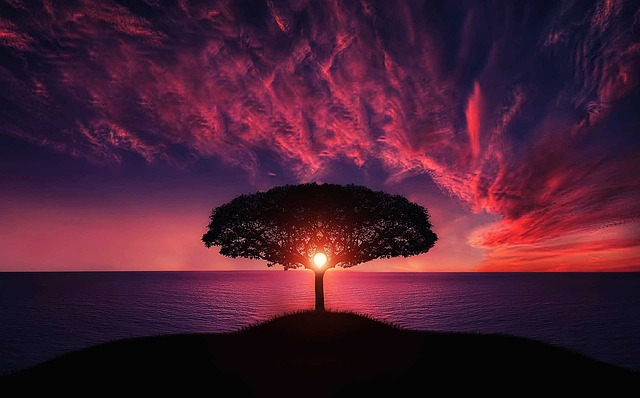
#> input picture tree.jpg, 640 x 398 px
$ jupyter execute image.ipynb
#> lines starting #> are read from the running program, lines starting #| are printed output that depends on the picture
[cell 1]
import matplotlib.pyplot as plt
import matplotlib.image as mpimg

[cell 2]
img = mpimg.imread("tree.jpg")
#> img is the input picture: shape (398, 640, 3); mean R, G, B 73.5, 30.2, 51.1
plt.imshow(img)
plt.show()

# Open CV

[cell 3]
import cv2

[cell 4]
img = cv2.imread("tree.jpg")
plt.imshow(img)
plt.show()

As you can see the color is not accurate, opencv read in BGR format not RGB

[cell 5]
img = cv2.cvtColor(img,cv2.COLOR_BGR2RGB)
plt.imshow(img)

# Aspect Ratio (h:w)

[cell 6]
plt.imshow(img, aspect=0.5)

# Color Bar
cmap defines color in color bar

[cell 7]
plt.imshow(img, aspect=0.5,cmap=("YlOrRd"))
plt.colorbar()
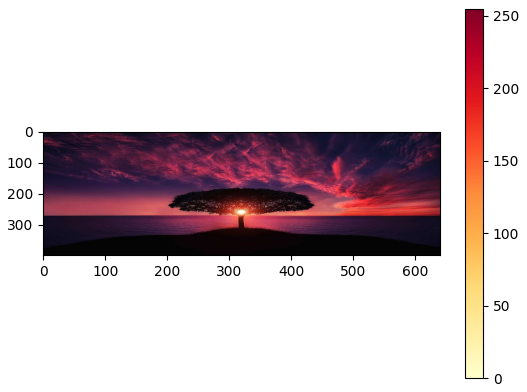
#> figure drawn by matplotlib, 2 panels
